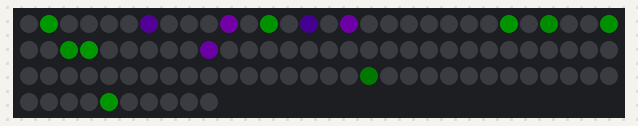
This sketch was run on a simulated Arduino Uno, built with avr-gcc and run on an emulated ATmega328P. Shown: 100 RGB LEDs in strip order, left to right, continuing on the next row. Dim RGB values are drawn brighter than linear; random numbers use the default seed unless the sketch sets one.

Above: at 0.46 s.
At 4.7 s:
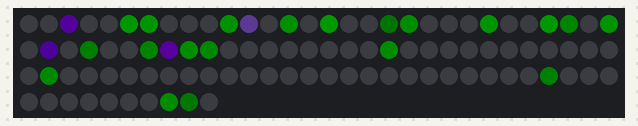
At 8.64 s:
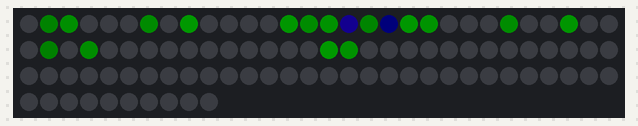
At 19.25 s:
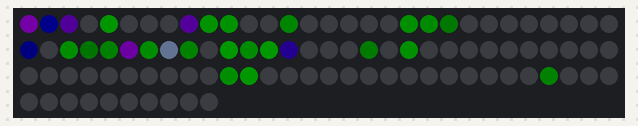
At 28.36 s:
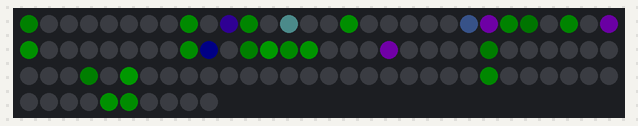
At 39.59 s:
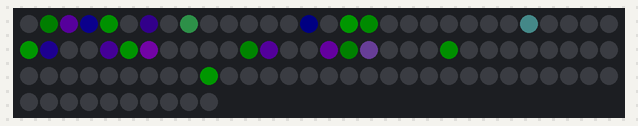

The sketch:

Hyper.ino
```cpp
#include <FastLED.h>

#define NUM_LEDS  100
#define LED_PIN   12

CRGB leds[NUM_LEDS];

uint8_t paletteIndex = 0;

CRGBPalette16 purplePalette = CRGBPalette16(
                                CRGB::DarkViolet,
                                CRGB::DarkViolet,
                                CRGB::Green,
                                CRGB::Green,

                                CRGB::Green,
                                CRGB::Green,
                                CRGB::Green,
                                CRGB::Green,

                                CRGB::Green,
                                CRGB::Green,
                                CRGB::Green,
                                CRGB::Green,

                                CRGB::Green,
                                CRGB::Green,
                                CRGB::DarkViolet,
                                CRGB::DarkViolet

                              );

CRGBPalette16 greenPalette = CRGBPalette16 (
                               CRGB::Black,
                               CRGB::Black,
                               CRGB::Black,
                               CRGB::Black,

                               CRGB::Black,
                               CRGB::Black,
                               CRGB::Black,
                               CRGB::Black,

                               CRGB::Black,
                               CRGB::Black,
                               CRGB::Black,
                               CRGB::Black,

                               CRGB::Green,
                               CRGB::Black,
                               CRGB::Green,
                               CRGB::Green
                             );


CRGBPalette16 myPal = purplePalette;
CRGBPalette16 myPal2 = greenPalette;


void setup() {
  FastLED.addLeds<WS2812B, LED_PIN, GRB>(leds, NUM_LEDS);
  FastLED.setBrightness(50);
}

void loop() {

  EVERY_N_MILLISECONDS(20) {
    //Switch on an LED at random, choosing a random color from the palette
    leds[random8(0, NUM_LEDS - 50)] = ColorFromPalette(myPal, random8(), 255, LINEARBLEND);
  }

  EVERY_N_MILLISECONDS(20) {
    //Switch on an LED at random, choosing a random color from the palette
    leds[random8(51, NUM_LEDS)] = ColorFromPalette(myPal2, random8(), 255, LINEARBLEND);
  }

  // Fade all LEDs down by 1 in brightness each time this is called
  fadeToBlackBy(leds, NUM_LEDS, 1);

  FastLED.show();
}
```
